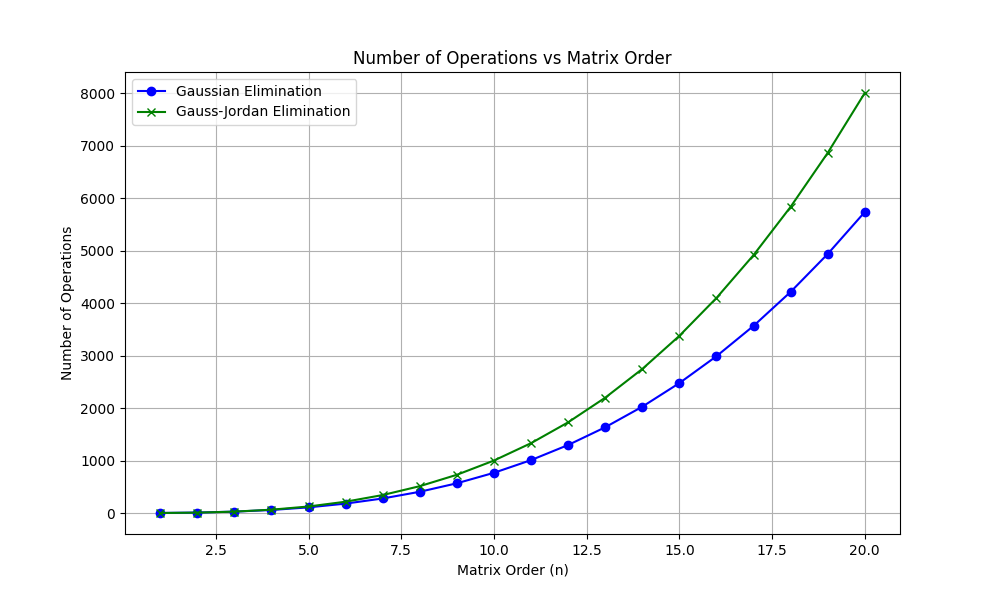

The script that drew this image:
import numpy as np
import matplotlib.pyplot as plt
import math

# Matrix orders
matrix_orders = np.arange(1, 21)  # Considering matrix orders from 1 to 20

# Number of operations for Gaussian Elimination
gaussian_ops = [(2/3) * n**3 + n**2 for n in matrix_orders]

# Number of operations for Gauss-Jordan Elimination
gauss_jordan_ops = [n**3 for n in matrix_orders]  

# Plotting the graph
plt.figure(figsize=(10, 6))

# Plot Gaussian Elimination
plt.plot(matrix_orders, gaussian_ops, label="Gaussian Elimination", marker='o', color='blue')

# Plot Gauss-Jordan Elimination
plt.plot(matrix_orders, gauss_jordan_ops, label="Gauss-Jordan Elimination", marker='x', color='green')

# Labels and title
plt.title("Number of Operations vs Matrix Order")
plt.xlabel("Matrix Order (n)")
plt.ylabel("Number of Operations")
plt.grid(True)
plt.legend()

# Show the plot
plt.show()
